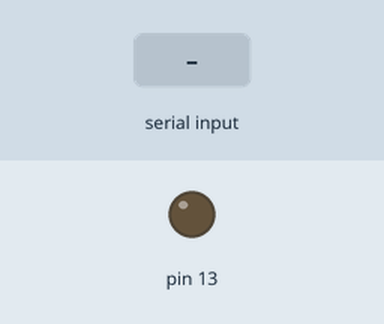
Recording of a sketch running on a simulated Arduino Uno, built with avr-gcc and run on an emulated ATmega328P. Parts: output pins drawn as LEDs (lit = HIGH). Inputs (shaded band) come from the test bench.

Above: at 1.2 s.
1.3 s: "encender LED" received over Serial
At 2.0 s:
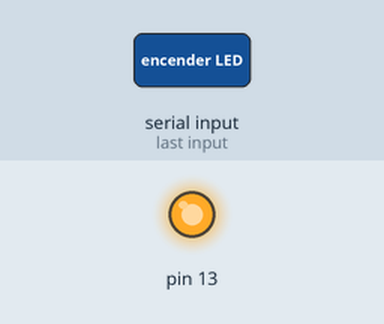
2.9 s: "apagar LED" received over Serial
At 3.7 s:
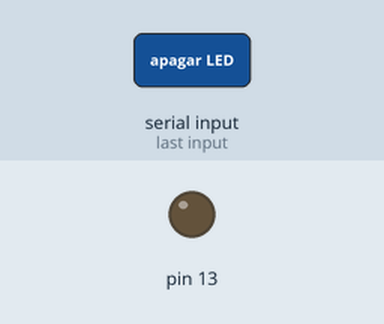
Timing chart, 0 to 5.9 s (numbered marks = the images above; inputs shaded):
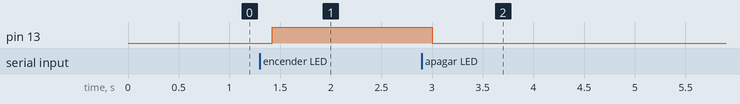

The sketch:

programa_arduino_control_de_voz.ino
```cpp
String mensaje;

void setup()
{
  Serial.begin(9600);
  pinMode(13,OUTPUT);
}

void loop()
{
  while(Serial.available())
  {
    delay(10);
    char c = Serial.read();
    mensaje += c;
  }
  if(mensaje.length()>0)
  {
    if(mensaje=="encender LED"){digitalWrite(13,HIGH);}
    else if (mensaje=="apagar LED"){digitalWrite(13,LOW);}
  }
  mensaje="";
}
```

Measured:
- after the input at 1.3 s, pin 13: LOW → HIGH after 0.12 s
- after the input at 2.9 s, pin 13: HIGH → LOW after 0.10 s
